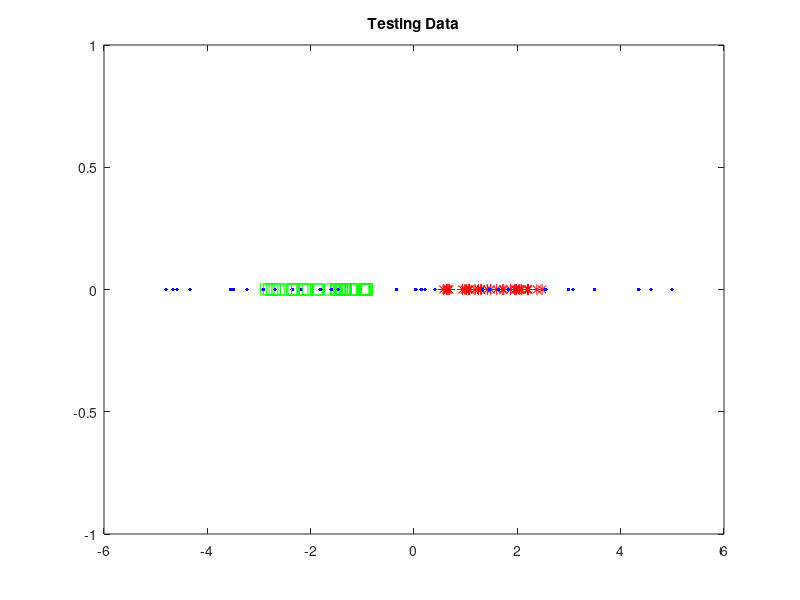

Recreate this plot in MATLAB.
saved_name = 'TRAIN';
s = load('TRAINTEST2D.mat',saved_name);
d = s.(saved_name);
data = d{1,4};

Z1 = data{1,1};
Z2 = data{1,2};
Z3 = data{1,3};

Z = cat(1,rotdim(Z1),rotdim(Z2),rotdim(Z3));
covZ = cov(Z);
[v,lambda] = eigs(covZ);
v1 = v(:,1);


zeroVect = zeros(17,1);

nZ1 = rotdim(Z1) * v1;
plot(nZ1,zeroVect,'r*','MarkerSize',8);
hold on;

nZ2 = rotdim(Z2) * v1;
plot(nZ2,zeroVect,'gs','MarkerSize',8);
hold on;

nZ3 = rotdim(Z3) * v1;
plot(nZ3,zeroVect,'b.','MarkerSize',8);
title('Training Data');
pause;


saved_name = 'TEST';
s = load('TRAINTEST2D.mat',saved_name);
d = s.(saved_name);
data = d{1,4};

Z1 = data{1,1};
Z2 = data{1,2};
Z3 = data{1,3};

zeroVect = zeros(16,1);

nZ1 = rotdim(Z1) * v1;
plot(nZ1,zeroVect,'r*','MarkerSize',8);
hold on;

nZ2 = rotdim(Z2) * v1;
plot(nZ2,zeroVect,'gs','MarkerSize',8);
hold on;

nZ3 = rotdim(Z3) * v1;
plot(nZ3,zeroVect,'b.','MarkerSize',8);
title('Testing Data');
pause;

